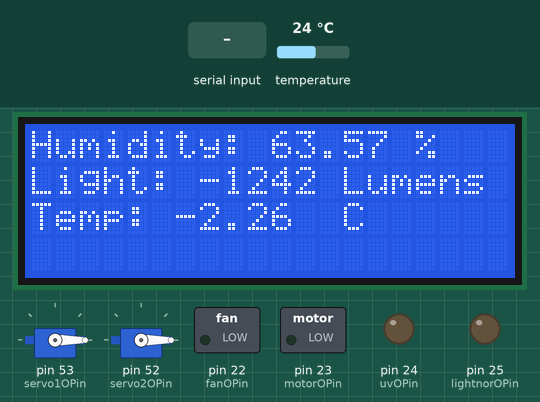
The sketch below on a simulated Arduino Mega 2560, built with avr-gcc and run on an emulated ATmega2560. On the bench: 20×4 character LCD, 2 × servo, switched loads named in the sketch (green lamp = pin HIGH), output pins drawn as LEDs (lit = HIGH). Wiring (inferred from the names in the program): DS3231 clock at I2C address 0x68. The inputs (shaded band) are chosen by the test bench; at power-on: temperature 24 °C. The local clock reads 2024-03-15 10:24:30 at power-on unless the sketch sets it; random numbers use the default seed unless the sketch sets one; the modem accepts every AT command (registered, SIM ready, sends succeed) and sends nothing else; what the sketch prints to the serial monitor is not drawn.

Above: at 1.2 s.
At 2.3 s:
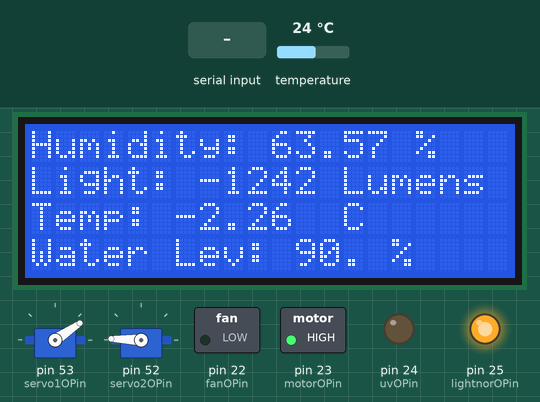
2.4 s: "y\n" received over the second serial link
4.9 s: "90,45\n" received over the second serial link
9.3 s: "1\n" received over the second serial link
Timing chart, 0 to 12.3 s (numbered marks = the images above; inputs shaded):
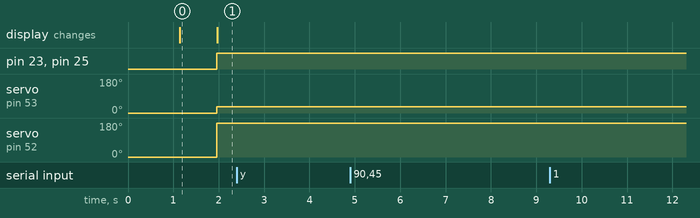

The sketch:

thesis_test.ino
```cpp
#include <LiquidCrystal.h>
#include <Servo.h>
#include <SoftwareSerial.h>
#include <String.h>
#include "Wire.h"
#include <OneWire.h>
#include <Temperature.h>
#include <LiquidCrystal.h>


#define DS3231_I2C_ADDRESS 0x68
#define onewiretempIPin 10
#define BUFFSIZ 90

char buffer[BUFFSIZ];
char buffidx;
char incoming_txt= 0;
int retry = 5;
int value;
int dLine[30];
int sendCommand(char* command, char* resp, int delayTime=500, int reps=5, int numData=2);
boolean config = false;
boolean power = false;


Servo servo1;
Servo servo2;
SoftwareSerial gsmSerial(15, 14);
OneWire oneWire(onewiretempIPin);
Temperature ds18b20(&oneWire);
//33o35y36r37g38a39b
//LiquidCrystal lcd(36, 38, 39, 37, 35, 33);
LiquidCrystal lcd(12, 11, 5, 4, 3, 2);


int temptopIPin = A0;
int lightIPin = A6;
int soilMoistIPin = A2;
int humIPin = A1;
int phIPin = A7;
//int tempds18bIPin = 10;
int wl1IPin = A13;
int wl2IPin = A14;
int wl3PIin = A15;
int servo1OPin = 53;
int servo2OPin = 52;
int fanOPin = 22;
int motorOPin = 23;
int uvOPin = 24;
int lightnorOPin = 25;

char link[128];
float humidity;
float light;
float temperature;
float waterlevel;
float soilmoist;
float phlevel;
float tempsoil;
int relayPin;
int lightcount = 0;
int lightreq = 8*3600;
int hourset = 1;
int tmp= 1;
int phtrig = 1;
int daystart = 1;
int day;

void setup(void) {
  gsmSerial.begin(19200);
  Wire.begin();
  Serial.begin(19200);
  lcd.begin(20, 4);
  servo1.attach(servo1OPin);
  servo1.write(0);
  servo2.attach(servo2OPin);
  servo2.write(0);
  ds18b20.begin();
  pinMode(fanOPin, OUTPUT);
  pinMode(motorOPin, OUTPUT);
  pinMode(uvOPin, OUTPUT);
  pinMode(lightnorOPin, OUTPUT);
  setDS3231time(30,13,16,5,3,12,15);

   delay(1000);
}

void loop(void) {

    if (Serial.available())
    switch(Serial.read())
    {
    case 'o':
    servoOpen();
    break;
    case 'c':
    servoClose();
    break;
    case 'f':
    relayControlOn(uvOPin);
    break;
    case 'm':
    relayControlOn(motorOPin);
    break;
    case 'n':
    relayControlOff(motorOPin);
    break;
    case 'y':
    //SendTextMessage(tmp);
    break;
    }

    if (gsmSerial.available())
    Serial.write(gsmSerial.read());

    displayTime();


    humIdity(humidity);
    lightInt(light);
    tempVal(temperature);
    ds18b20.requestTemperatures();
    tempsoil= ds18b20.getTempCByIndex(0);
    //ds18b20.requestTemperatures();
    Serial.print("Temp-Soil: ");
    Serial.print(ds18b20.getTempCByIndex(0));
    Serial.println(" Celcius");
    soilMoist(soilmoist);
    waterLev(waterlevel);
    phLevel(phlevel);


    //relayControlOn(uvOPin);


    //Read Time
    byte second, minute, hour, dayOfWeek, dayOfMonth, month, year;
    readDS3231time(&second, &minute, &hour, &dayOfWeek, &dayOfMonth, &month, &year);


    int daynow = dayOfMonth;
    if (daynow < daystart){
      day = daynow + 30 - daystart;
    } else {
      day = daynow - daystart;
    }
    Serial.print("Day: ");
    Serial.println(day);

    //light control
    if (hour < 19 && hour > 5){
      if (light > 50){
        lightcount = lightcount+1;

      }

    } else {

      if (lightcount < lightreq && lightcount!=0){
        lightcount = lightcount+1;
        relayControlOn(uvOPin);
      } else {
        lightcount = 0;
        relayControlOff(uvOPin);
      }
    }

    if (phlevel <! 7 &&  phlevel >! 5 && phtrig == 1){
        String msg = "Ph Level Critical: ";
        msg.concat(phlevel);
        SendErrorMessage(msg);
        phtrig = 0;
    }


    Serial.print("light: ");
    Serial.println(lightcount);


    if (0 < day < 6){

      //check temp & control fan + servo + normal light
      if (temperature < 15 ){
        relayControlOn(lightnorOPin);
      } else if (temperature > 35 ) {
        relayControlOn(fanOPin);
        servoOpen();
      } else if ( temperature > 20 && temperature < 30) {
        relayControlOff(lightnorOPin);
        relayControlOff(fanOPin);
        servoClose();
      }


      //humidity control
      if (humidity < 60 ){
        relayControlOn(fanOPin);
        servoOpen();
      } else if (humidity > 60 ) {
        relayControlOff(fanOPin);
        servoClose();
      }


      //check waterlevel & control motor
      if (soilmoist > 180 ){
        relayControlOn(motorOPin);
      } else {
        relayControlOff(motorOPin);
      }

      //check ph and notify user

    } else if (5 < day < 12) {

      //check temp & control fan + servo + normal light
      if (temperature < 15 ){
        relayControlOn(lightnorOPin);
      } else if (temperature > 35 ) {
        relayControlOn(fanOPin);
        servoOpen();
      } else if ( temperature > 20 && temperature < 30) {
        relayControlOff(lightnorOPin);
        relayControlOff(fanOPin);
        servoClose();
      }


      //humidity control
      if (humidity < 50 ){
        relayControlOn(fanOPin);
        servoOpen();
      } else if (humidity > 50 ) {
        relayControlOff(fanOPin);
        servoClose();
      }


      //check waterlevel & control motor
      if (waterlevel < 30 ){
        relayControlOn(motorOPin);
      } else {
        relayControlOff(motorOPin);
      }

      //check ph and notify user

    } else if (11 < day < 28) {

      //check temp & control fan + servo + normal light
      if (temperature < 15 ){
        relayControlOn(lightnorOPin);
      } else if (temperature > 35 ) {
        relayControlOn(fanOPin);
        servoOpen();
      } else if ( temperature > 20 && temperature < 30) {
        relayControlOff(lightnorOPin);
        relayControlOff(fanOPin);
        servoClose();
      }


      //humidity control
      if (humidity < 50 ){
        relayControlOn(fanOPin);
        servoOpen();
      } else if (humidity > 50 ) {
        relayControlOff(fanOPin);
        servoClose();
      }


      //check waterlevel & control motor
      if (waterlevel < 60 ){
        relayControlOn(motorOPin);
      } else {
        relayControlOff(motorOPin);
        relayControlOff(fanOPin);
        relayControlOff(lightnorOPin);
        relayControlOff(uvOPin);

      }

      //check ph and notify user
      relayControlOff(motorOPin);

    } else {
      //stop the system & ring the Alarm
    }

    // hourly Notification & Database log
    if ( hourset == hour || tmp == 1){
      String type = "Hourly Report";
      float temp, hum, phlev, lightc, waterlev, soilm;
      temp = temperature;
      hum = humidity;
      phlev = phlevel;
      lightc = light;
      waterlev = waterlevel;
      soilm = soilmoist;
      SendTextMessage(temp, hum, phlev, lightc, waterlev, soilm, day);
      postData(temp, hum, phlev, lightc, waterlev, soilm, day);
      hourset = hour + 1;
      tmp = 0;
    }

    delay(1000);
}

void humIdity(float &humidity){
    float humValue = analogRead(humIPin);
    float voltage = ((humValue*5.0)/1023.0);
    //
    humidity = (3.71*pow(voltage,3))-(20.65*pow(voltage,2))+(64.81*voltage)-27.44;
    Serial.print("Humidity: ");
    Serial.print(humidity);
    Serial.println(" %");

    lcd.setCursor(0,0);
    lcd.print("Humidity:");
    lcd.setCursor(10,0);
    lcd.print(humidity);
    lcd.setCursor(15,0);
    lcd.print(" %");
}

void soilMoist(float &soilmoist){
     float soilMoistVal = analogRead(soilMoistIPin);
     float soilMoistVolt = ((soilMoistVal*5.0)/1023.0);
     //Serial.println(soilMoistVal);
     //Serial.println(soilMoistVolt);
     Serial.print("Soil Moist: ");
     Serial.print(soilMoistVal);
     Serial.print(" & ");
     Serial.print(soilMoistVolt);
     Serial.println(" %");
     soilmoist = soilMoistVal;

}

void lightInt(float &light){
    float lightValue = analogRead(lightIPin);
    float voltage = ((lightValue*5.0)/1023.0); //
    light = -(0.0298*pow(10,5)*pow(voltage,3))+(0.4160*pow(10,5)*pow(voltage,2))-(pow(10,5)*1.0968*voltage)-(0.6357*pow(10,5));
    Serial.print("Light: ");
    Serial.print(light);
    Serial.println(" Lumens");

    lcd.setCursor(0,1);
    lcd.print("Light:");
    lcd.setCursor(7,1);
    lcd.print(light);
    lcd.setCursor(12,1);
    lcd.print(" Lumens");
}

void tempVal(float &temperature){
    float tempValue = analogRead(temptopIPin);
    float tempVoltage = ((tempValue*5.0)/1023.0); // convert analog value to voltage
    //equation for temperature
    temperature = (5.26*pow(tempVoltage,3))-(27.34*pow(tempVoltage,2))+(68.87*tempVoltage)-17.81;

    Serial.print("Temp-Top: ");
    Serial.print(temperature);
    Serial.println(" Celcius");

    lcd.setCursor(0,2);
    lcd.print("Temp:");
    lcd.setCursor(6,2);
    lcd.print(temperature);
    lcd.setCursor(12,2);
    lcd.print(" C");
}

void phLevel(float &phlevel){
    float phValue = analogRead(phIPin);
    float phVoltage = ((phValue*5.0)/1023.0); // convert analog value to voltage
    phlevel = random(6.00, 7.99); //(5.26*pow(phlevelVoltage,3))-(27.34*pow(tempVoltage,2))+(68.87*tempVoltage)-17.81;

    Serial.print("Ph Level: ");
    Serial.print(phlevel);
    Serial.println(" %");
}

void waterLev(float &waterlevel){

    waterlevel = 0;

    float level30p = analogRead(wl1IPin);
    float level30pVolt = level30p*5/1023;

    float level60p = analogRead(wl2IPin);
    float level60pVolt = level60p*5/1023;

    float level90p = analogRead(wl3PIin);
    float level90pVolt = level90p*5/1023;

    if (level30pVolt < 4){
          waterlevel = 30;
    }
    if (level60pVolt < 4){
          waterlevel = 60;
    }

    if (level90pVolt < 4){
          waterlevel = 90;
    }

    Serial.print("Water Level: ");
    Serial.print(waterlevel);
    Serial.println(" %");

    lcd.setCursor(0,3);
    lcd.print("Water Lev:");
    lcd.setCursor(11,3);
    lcd.print(waterlevel);
    lcd.setCursor(14,3);
    lcd.print(" %");

}

void servoOpen(){
    servo1.write(2);
    servo2.write(148);

}

void servoClose(){
    servo1.write(34);
    servo2.write(178);

}

void relayControlOn(int &relayPin)
{
  digitalWrite(relayPin, HIGH);

}

void relayControlOff(int &relayPin)
{
  digitalWrite(relayPin, LOW);
}

void SendErrorMessage(String &msg)
{
 gsmSerial.print("AT+CMGF=1\r"); //Because we want to send the SMS in text mode
 delay(100);
 gsmSerial.println("AT + CMGS = \"+8801712203145\"");//send sms message,
 //be careful need to add a country code before the cellphone number
 delay(100);
 gsmSerial.println(msg);//the content of the message
 delay(100);
 gsmSerial.println((char)26);//the ASCII code of the ctrl+z is 26
 delay(100);
 gsmSerial.println();
}

void SendTextMessage(float &temp, float &hum, float &phlev, float &lightc, float &waterlev,float &soilm, int &day)
{

  String data = "Seedbed System Status: Hourly Report";

    data.concat("Current Temperature: ");
    data.concat(temp);
    data.concat(" C. Humidity: ");
    data.concat(hum);
    data.concat(" %. Light: ");
    data.concat(lightc);
    data.concat(" L. PHLev: ");
    data.concat(phlev);
    data.concat(". WaterLev: ");
    data.concat(waterlev);
    data.concat(" %. End ");

 gsmSerial.print("AT+CMGF=1\r"); //Because we want to send the SMS in text mode
 delay(100);
 gsmSerial.println("AT + CMGS = \"+8801712203145\"");//send sms message,
 //be careful need to add a country code before the cellphone number
 delay(100);
 gsmSerial.println(data);//the content of the message
 delay(100);
 gsmSerial.println((char)26);//the ASCII code of the ctrl+z is 26
 delay(100);
 gsmSerial.println();
}

///DialVoiceCall
///this function is to dial a voice call
void DialVoiceCall()
{
 gsmSerial.println("ATD + +8801712203145;");//dial the number
 delay(100);
 gsmSerial.println();
}

void postData(float &temp, float &hum, float &phlev, float &lightc, float &waterlev,float &soilm, int &day)
{
  gsmSerial.println("AT+CSQ");
  delay(1000);

  ShowSerialData();// this code is to show the data from gprs shield, in order to easily see the process of how the gprs shield submit a http request, and the following is for this purpose too.

  gsmSerial.println("AT+CGATT?");
  delay(1000);

  ShowSerialData();

  gsmSerial.println("AT+SAPBR=3,1,\"CONTYPE\",\"GPRS\"");//setting the SAPBR, the connection type is using gprs
  delay(4000);

  ShowSerialData();

  gsmSerial.println("AT+SAPBR=3,1,\"APN\",\"blweb\"");//setting the APN, the second need you fill in your local apn server
  delay(4000);

  ShowSerialData();

  gsmSerial.println("AT+SAPBR=1,1");//setting the SAPBR, for detail you can refer to the AT command mamual
  delay(4000);

  ShowSerialData();

  gsmSerial.println("AT+HTTPINIT"); //init the HTTP request

  delay(8000);
  ShowSerialData();
   //http://localhost/ci_exquiso/project/sbp?te=25.36&hu=49.21&li=300.21&ph=8.58&sm=186.32&wl=30&d=5
   String url = "AT+HTTPPARA=\"URL\",\"www.aapf.tk/base/project/sbp?";
   url.concat("te=");
   url.concat(temp);
   url.concat("&hu=");
   url.concat(hum);
   url.concat("&li=");
   url.concat(lightc);
   url.concat("&ph=");
   url.concat(phlev);
   url.concat("&sm=");
   url.concat(soilm);
   url.concat("&wl=");
   url.concat(waterlev);
   url.concat("&d=");
   url.concat(day);


  //gsmSerial.println("AT+HTTPPARA=\"URL\",\"www.aapf.tk/yapps/apps/siteinfo/arduino?query=aa\"");// setting the httppara, the second parameter is the website you want to access
  gsmSerial.println(url);
  delay(4000);

  ShowSerialData();

  gsmSerial.println("AT+HTTPACTION=0");//submit the request
  delay(10000);//the delay is very important, the delay time is base on the return from the website, if the return datas are very large, the time required longer.
  //while(!gsmSerial.available());

  ShowSerialData();

  gsmSerial.println("AT+HTTPTERM");

  //gsmSerial.println("AT+HTTPREAD");// read the data from the website you access
  delay(300);

  ShowSerialData();

  gsmSerial.println("");
  delay(100);
}

void setDS3231time(byte second, byte minute, byte hour, byte dayOfWeek, byte
dayOfMonth, byte month, byte year)
{
  // sets time and date data to DS3231
  Wire.beginTransmission(DS3231_I2C_ADDRESS);
  Wire.write(0); // set next input to start at the seconds register
  Wire.write(decToBcd(second)); // set seconds
  Wire.write(decToBcd(minute)); // set minutes
  Wire.write(decToBcd(hour)); // set hours
  Wire.write(decToBcd(dayOfWeek)); // set day of week (1=Sunday, 7=Saturday)
  Wire.write(decToBcd(dayOfMonth)); // set date (1 to 31)
  Wire.write(decToBcd(month)); // set month
  Wire.write(decToBcd(year)); // set year (0 to 99)
  Wire.endTransmission();
}
void readDS3231time(byte *second, byte *minute, byte *hour, byte *dayOfWeek, byte *dayOfMonth, byte *month, byte *year)
{
  Wire.beginTransmission(DS3231_I2C_ADDRESS);
  Wire.write(0); // set DS3231 register pointer to 00h
  Wire.endTransmission();
  Wire.requestFrom(DS3231_I2C_ADDRESS, 7);
  // request seven bytes of data from DS3231 starting from register 00h
  *second = bcdToDec(Wire.read() & 0x7f);
  *minute = bcdToDec(Wire.read());
  *hour = bcdToDec(Wire.read() & 0x3f);
  *dayOfWeek = bcdToDec(Wire.read());
  *dayOfMonth = bcdToDec(Wire.read());
  *month = bcdToDec(Wire.read());
  *year = bcdToDec(Wire.read());
}
void displayTime()
{
  byte second, minute, hour, dayOfWeek, dayOfMonth, month, year;
  // retrieve data from DS3231
  readDS3231time(&second, &minute, &hour, &dayOfWeek, &dayOfMonth, &month,
  &year);
  // send it to the serial monitor
  Serial.print(hour, DEC);
  // convert the byte variable to a decimal number when displayed
  Serial.print(":");
  if (minute<10)
  {
    Serial.print("0");
  }
  Serial.print(minute, DEC);
  Serial.print(":");
  if (second<10)
  {
    Serial.print("0");
  }
  Serial.print(second, DEC);
  Serial.print(" ");
  Serial.print(dayOfMonth, DEC);
  Serial.print("/");
  Serial.print(month, DEC);
  Serial.print("/");
  Serial.print(year, DEC);
  Serial.print(" Day of week: ");
  switch(dayOfWeek){
  case 1:
    Serial.println("Sunday");
    break;
  case 2:
    Serial.println("Monday");
    break;
  case 3:
    Serial.println("Tuesday");
    break;
  case 4:
    Serial.println("Wednesday");
    break;
  case 5:
    Serial.println("Thursday");
    break;
  case 6:
    Serial.println("Friday");
    break;
  case 7:
    Serial.println("Saturday");
    break;
  }
}

void ShowSerialData()
{
  while(gsmSerial.available()!=0)
    Serial.write(gsmSerial.read());
}

byte decToBcd(byte val)
{
  return( (val/10*16) + (val%10) );
}
// Convert binary coded decimal to normal decimal numbers
byte bcdToDec(byte val)
{
  return( (val/16*10) + (val%16) );
}

void checkForResponse(){ //this part for text parsing and processing. get 10101010 from
// the website and parse it.
 while(gsmSerial.available()!=0){
 for (int i = 0; i < 22; i++){
 dLine[i] = gsmSerial.read();
 }
 }
 Serial.print(dLine[6]);
 Serial.print(dLine[7]);
 Serial.print(dLine[8]);
 Serial.print(dLine[9]);
 Serial.print(dLine[10]);
 Serial.print(dLine[11]);
 Serial.print(dLine[12]);
 Serial.print(dLine[13]);
 value= (dLine[6]-48)*128+(dLine[7]-48)*64+(dLine[8]-48)*32+(dLine[9]-48)*16+(dLine[10]-48)*8+(dLine[11]-48)*4+(dLine[12]-48)*2+(dLine[13]-48);
 // this formula used to get decimal value for arduino shift register.
 Serial.print(value);
}
void powerOn(){
 if(sendCommand("AT","OK",500,1) !=1){
 Serial.println("Powering On...");
 pinMode(40, OUTPUT);
 digitalWrite(40,LOW);
 delay(1000);
 digitalWrite(40,HIGH);
 delay(2000);
 digitalWrite(40,LOW);
 delay(10000);
 //delay(15500);
 if(sendCommand("AT+CREG?","+CREG: 0,1",500,10,10)==1){
 Serial.println("REGISTERED");
 Serial.print(".");
 }
 power = true;
// setupCommands();
 }
 else{
 Serial.println("ALREADY ON");
 power = true;
 }
}
void powerOff(){
 delay(1000);
 pinMode(40, OUTPUT);
 digitalWrite(40,LOW);
 delay(1000);
 digitalWrite(40,HIGH);
 delay(2500);
 digitalWrite(40,LOW);
 power = false;
 //delay(10500);
}
int sendCommand(char* command, char* resp, int delayTime, int reps, int numData){
 int returnVal;
 //delay(100);
 for(int i=0;i<reps;i++){
 if (i > 0) delay(500);
 gsmSerial.flush();
 delay(100);
 gsmSerial.println(command);
 delay(100);
 Serial.print(command);
 Serial.print(": ");
 //delay(10);
 delay(delayTime);
 // while(gsmSerial.available() < numData+1){
 // unsigned long currentMillis = millis();
 //
 // if(currentMillis - previousMillis > delayTime) {
 // Serial.println("TIMEOUT");
 // break;
 // }
 // }
 long previousMillis = millis();
 //unsigned long currentMillis;
 while(gsmSerial.available()) {
// unsigned long currentMillis = millis();
// if(currentMillis - previousMillis > delayTime) {
// Serial.println("TIMEOUT");
// break;
// }
 readline();
 //Serial.println("AFTER READLINE");
 if (strncmp(buffer, resp,numData) == 0) {
 Serial.println(buffer);
 return 1;
 }
 }
 Serial.print("FAILED");
 Serial.println(buffer);
 }
 return 0;
}
void readline() {
 memset(buffer,0,sizeof(buffer));
 char c;
 int i =0;
 buffidx = 0; // start at begninning
 //Serial.println("BEFORE READLINE");
 long previousMillis = millis();
 while (1) {
 unsigned long currentMillis = millis();
 if(currentMillis - previousMillis > 20000) {
 Serial.println("TIMEOUT");
 return;
 }
 delay(2);
 c=gsmSerial.read();
 //Serial.print(buffidx);
 if (c == -1)
 continue;
 if (c == '\n')
 continue;
 if ((buffidx == BUFFSIZ-1) || (c == '\r')) {
 buffer[buffidx] = 0;
 return;
 }
 buffer[buffidx++]= c;
 delay(2);
 }
}
void setupCommands(){
 sendCommand("AT&F","OK");
 sendCommand("ATE0","OK");
 sendCommand("AT+CLIP=1","OK");
 sendCommand("AT+CMEE=0","OK");
 sendCommand("AT+CIPSHUT","SHUT");
}
```

Measured:
- after the input at 2.4 s, every drawn part: stays the same
- after the input at 4.9 s, every drawn part: stays the same
- after the input at 9.3 s, every drawn part: stays the same
- what the display in image 0 shows lasts 0.9 s, from 1.1 s to 2.0 s
